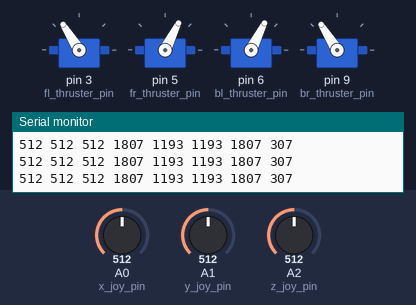
Simulated run of this sketch. Board: Arduino Uno, built with avr-gcc and run on an emulated ATmega328P. Shown: 4 × servo, the last lines printed to the serial monitor. Inputs (shaded band) come from the test bench; at power-on: A0 (x_joy_pin) = 512, A1 (y_joy_pin) = 512, A2 (z_joy_pin) = 512.

Above: at 8.2 s.
8.3 s: A0 (x_joy_pin) set to 11
At 9.7 s:
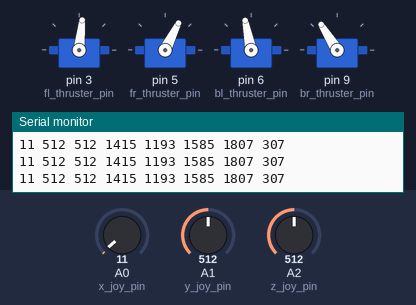
10.0 s: A0 (x_joy_pin) set to 8
11.5 s: A1 (y_joy_pin) set to 716
At 11.9 s:
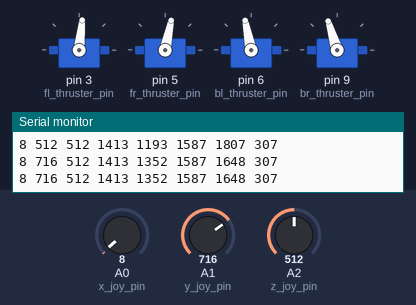
13.0 s: A2 (z_joy_pin) set to 716
At 13.6 s:
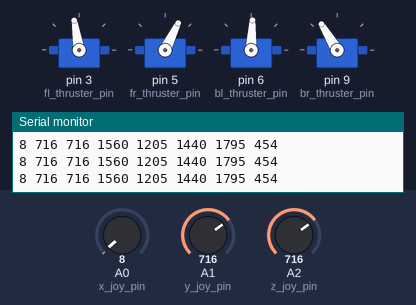
14.5 s: A1 (y_joy_pin) set to 900
At 15.2 s:
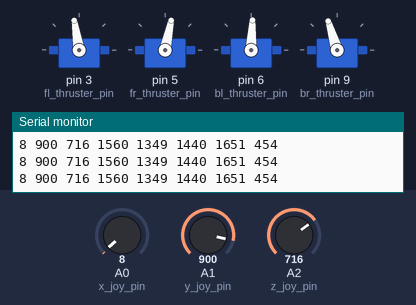
16.0 s: A2 (z_joy_pin) set to 900
At 16.9 s:
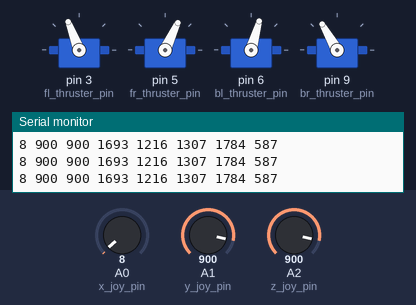
Timing chart, 0 to 18.5 s (numbered marks = the images above; inputs shaded):
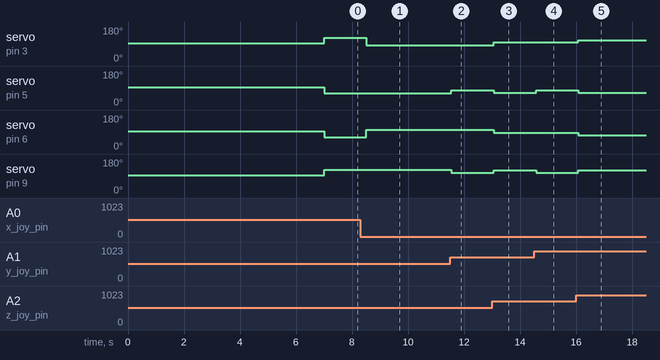

Measured:
- after the input at 8.3 s, servo on pin 3 (fl_thruster_pin): 122° → 84° after 0.22 s; servo on pin 6 (bl_thruster_pin): 63° → 101° after 0.22 s
- after the input at 11.5 s, servo on pin 5 (fr_thruster_pin): 63° → 78° at once; servo on pin 9 (br_thruster_pin): 122° → 107° at once
- after the input at 13.0 s, servo on pin 3 (fl_thruster_pin): 84° → 99° after 0.06 s; servo on pin 5 (fr_thruster_pin): 78° → 64° after 0.06 s; servo on pin 6 (bl_thruster_pin): 101° → 87° after 0.06 s; servo on pin 9 (br_thruster_pin): 107° → 121° after 0.06 s
- after the input at 14.5 s, servo on pin 5 (fr_thruster_pin): 64° → 78° after 0.07 s; servo on pin 9 (br_thruster_pin): 121° → 107° after 0.07 s
- after the input at 16.0 s, servo on pin 3 (fl_thruster_pin): 99° → 111° after 0.09 s; servo on pin 5 (fr_thruster_pin): 78° → 65° after 0.09 s; servo on pin 6 (bl_thruster_pin): 87° → 74° after 0.09 s; servo on pin 9 (br_thruster_pin): 107° → 120° after 0.09 s

The sketch:

One-Joystick-to_Rule-Them-All.ino
```cpp
#include <Servo.h>

int x_joy_pin = A0;
int y_joy_pin = A1;
int z_joy_pin = A2;

int x_joy_value;
int y_joy_value;
int z_joy_value;

int fl_thruster_pin = 3;
int fr_thruster_pin = 5;
int bl_thruster_pin = 6;
int br_thruster_pin = 9;

Servo fl_thruster_servo;
Servo fr_thruster_servo;
Servo bl_thruster_servo;
Servo br_thruster_servo;

int fl_thruster_value;
int fr_thruster_value;
int bl_thruster_value;
int br_thruster_value;
int turn_value;


void setup() {

  Serial.begin(9600);

  pinMode(x_joy_pin, INPUT);
  pinMode(y_joy_pin, INPUT);
  pinMode(z_joy_pin, INPUT);


  fl_thruster_servo.attach(fl_thruster_pin);
  fr_thruster_servo.attach(fr_thruster_pin);
  bl_thruster_servo.attach(bl_thruster_pin);
  br_thruster_servo.attach(br_thruster_pin);

  fl_thruster_servo.writeMicroseconds(1500);
  fr_thruster_servo.writeMicroseconds(1500);
  bl_thruster_servo.writeMicroseconds(1500);
  br_thruster_servo.writeMicroseconds(1500);

  delay(7000);
}

void loop() {
  x_joy_value = analogRead(x_joy_pin);
  y_joy_value = analogRead(y_joy_pin);
  z_joy_value = analogRead(z_joy_pin);


  // Serial.print(" ");
  // Serial.println(z_joy_value);


  fl_thruster_value = map(x_joy_value, 0, 1023, 1100, 1900);
  fr_thruster_value = map(y_joy_value, 0, 1023, 1100, 1900);
  bl_thruster_value = map(x_joy_value, 0, 1023, 1900, 1100);  // Reverse map for rear thrusters
  br_thruster_value = map(y_joy_value, 0, 1023, 1900, 1100);  // Reverse map for rear thrusters
    //


  if (z_joy_value < 100) {
    turn_value = map(z_joy_value, 0, 80, -400, 0);
  }
  else if (z_joy_value > 110) {
    turn_value = map(z_joy_value, 85, 640, 0, 400);
  }
  else {
    turn_value = 0;
  }

  // Add turn values
  fl_thruster_value += turn_value;
  fr_thruster_value -= turn_value;
  bl_thruster_value -= turn_value;
  br_thruster_value += turn_value;

  if (fl_thruster_value > 1900) {fl_thruster_value = 1900;}
  if (fr_thruster_value > 1900) {fr_thruster_value = 1900;}
  if (bl_thruster_value > 1900) {bl_thruster_value = 1900;}
  if (br_thruster_value > 1900) {br_thruster_value = 1900;}

  if (fl_thruster_value < 1100) {fl_thruster_value = 1100;}
  if (fr_thruster_value < 1100) {fr_thruster_value = 1100;}
  if (bl_thruster_value < 1100) {bl_thruster_value = 1100;}
  if (br_thruster_value < 1100) {br_thruster_value = 1100;}

  Serial.print(x_joy_value);
  Serial.print(" ");
  Serial.print(y_joy_value);
  Serial.print(" ");
  Serial.print(z_joy_value);
  Serial.print(" ");
  Serial.print(fl_thruster_value);
  Serial.print(" ");
  Serial.print(fr_thruster_value);
  Serial.print(" ");
  Serial.print(bl_thruster_value);
  Serial.print(" ");
  Serial.print(br_thruster_value);
  Serial.print(" ");
  Serial.println(turn_value);


  fl_thruster_servo.writeMicroseconds(fl_thruster_value);
  fr_thruster_servo.writeMicroseconds(fr_thruster_value);
  bl_thruster_servo.writeMicroseconds(bl_thruster_value);
  br_thruster_servo.writeMicroseconds(br_thruster_value);

  delay(250);
}
```
